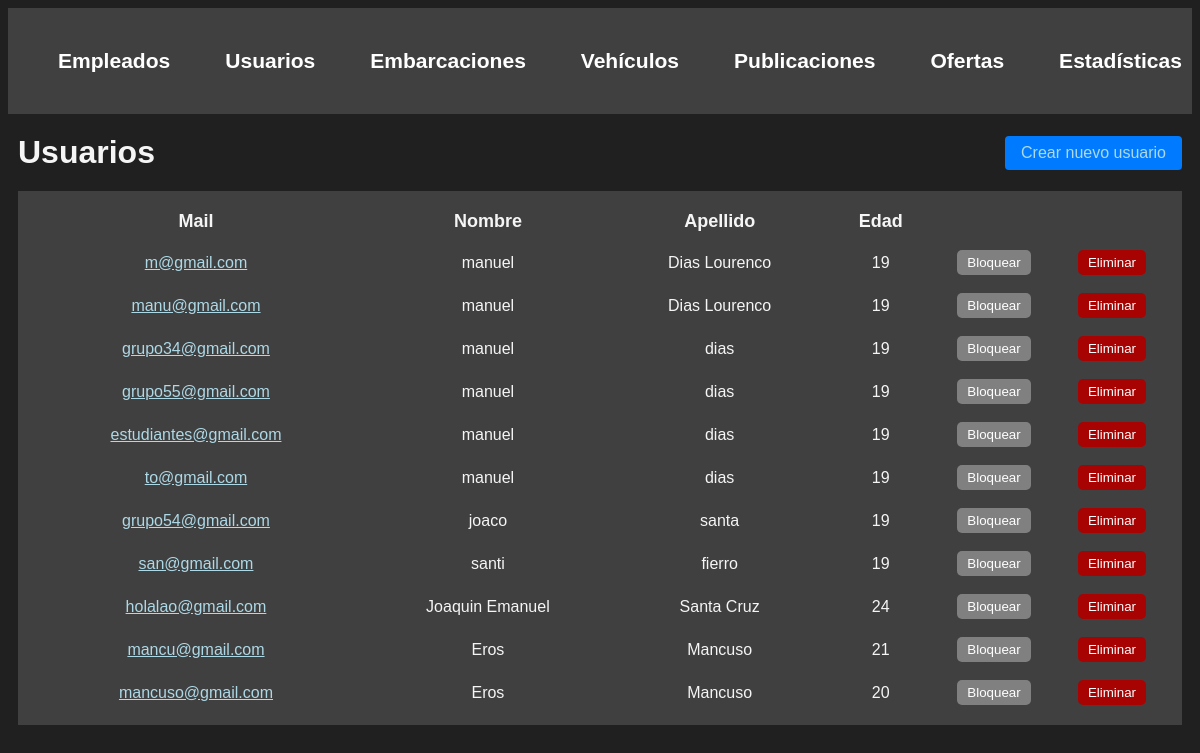
Page /administracion/usuarios/ (signed in) on the earlier database version.
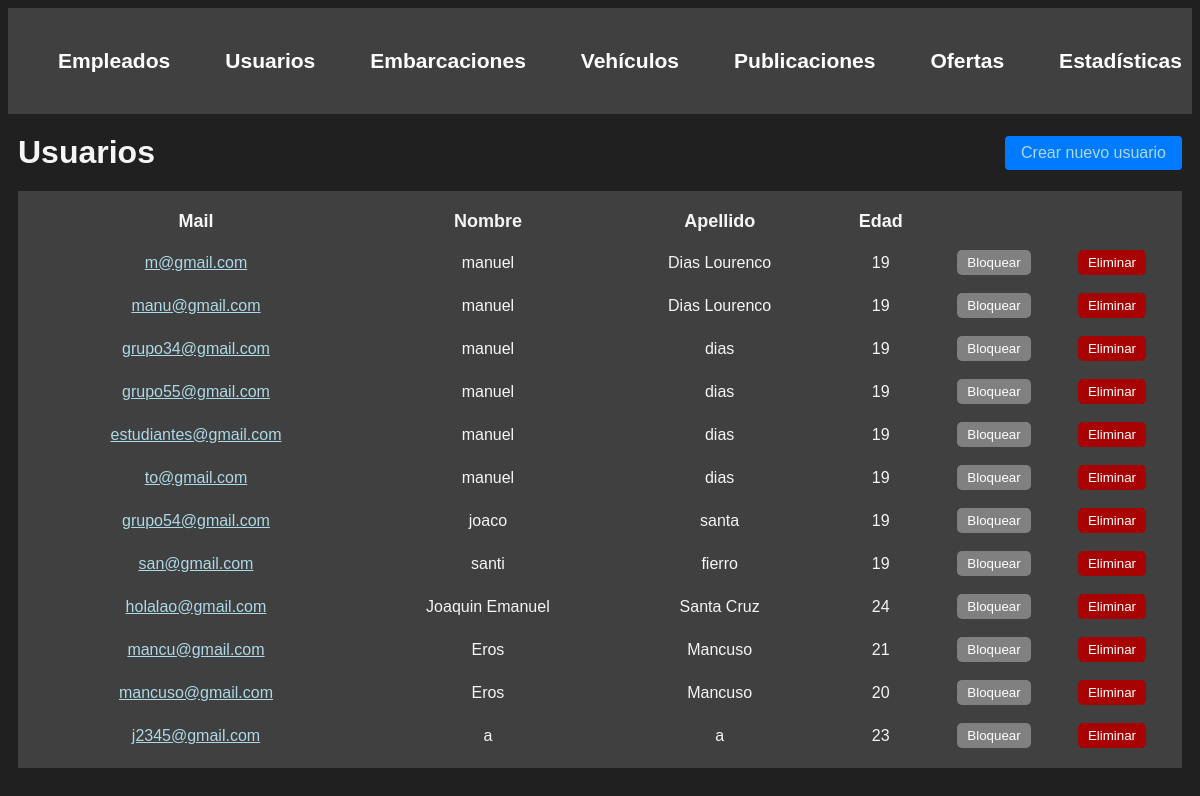
Same page on the later database version.
### usuarios/models.py (models this page shows, shortened)
class Usuario(AbstractBaseUser, PermissionsMixin):
    nombre = models.CharField(max_length=50)
    apellido = models.CharField(max_length=50)
    fecha_nacimiento = models.DateField()
    telefono = models.CharField(max_length=13)
    mail = models.EmailField(max_length=50, unique=True)
    password = models.CharField(max_length=128)
    is_staff= models.BooleanField(default=False)
    is_blocked= models.BooleanField(default=False)
    USERNAME_FIELD = 'mail'
    REQUIRED_FIELDS = ['nombre', 'apellido', 'fecha_nacimiento', 'telefono']

### administrador/views.py (the view)
# urls.py: path('', include('usuarios.urls')),
@login_required(login_url=reverse_lazy('home'))
def usuarios(request):
    chequear_admin(request.user)
    usuarios = Usuario.objects.filter(is_staff=False)
    for usuario in usuarios:
        usuario.edad = calcular_edad(usuario.fecha_nacimiento)
    return render(request, 'usuarios.html', {
        'usuarios' : usuarios
    })

### administrador/backend.py (called while the page is built)
def calcular_edad(fecha_nacimiento):
    fecha_actual = datetime.now()
    edad = fecha_actual.year - fecha_nacimiento.year - ((fecha_actual.month, fecha_actual.day) < (fecha_nacimiento.month, fecha_nacimiento.day))
    return edad

def chequear_admin(user):
    if not user.is_superuser:
        return redirect('home')

### autenticacion/backend.py (called while the page is built)
    def get_user(self, user_id):
        UserModel = get_user_model()
        try:
            return UserModel.objects.get(pk=user_id)
        except UserModel.DoesNotExist:
            return None

### administrador/templates/usuarios.html (shortened to what this page needs)
{% extends 'layouts/navbar.html' %}
{% block content %}
<div class="header">
    <h1>Usuarios</h1>
    <a href="{% url 'crear usuario' %}" class="btn btn-primary">Crear nuevo usuario</a>
</div>
<table>
    <thead>
        <tr>
            <th>Mail</th>
            <th>Nombre</th>
            <th>Apellido</th>
            <th>Edad</th>
            <th></th>
            <th></th>
        </tr>
    </thead>
    <tbody>
        {% for usuario in usuarios %}
            <tr>
                <td>
                    <a href="{% url 'ver perfil' usuario.id %}"> {{usuario.mail}} </a>
                </td>
                <td>{{usuario.nombre}}</td>
                <td>{{usuario.apellido}}</td>
                <td>{{usuario.edad}}</td>
                <td>
                    {% if usuario.is_blocked %}
                        <form action="{% url 'desbloquear usuario' %}" method="post">
                            {% csrf_token %}
                            <input type="hidden" name="usuario_id" value="{{ usuario.id }}">
                            <button type="submit" class="btn-block">Desbloquear</button>
                        </form>
                    {% else %}
                        <form action="{% url 'bloquear usuario' %}" method="post">
                            <button type="submit" class="btn-block">Bloquear</button>
                        </form>
                    {% endif %}
                </td>
                <td>
                    <button class="btn-delete">Eliminar</button>
                </td>
            </tr>
        {% endfor %}
    </tbody>
</table>
{% endblock %}

Differences in the rows shown:
added Usuario: mail "j2345@gmail.com", nombre "a", apellido "a", edad "23"
